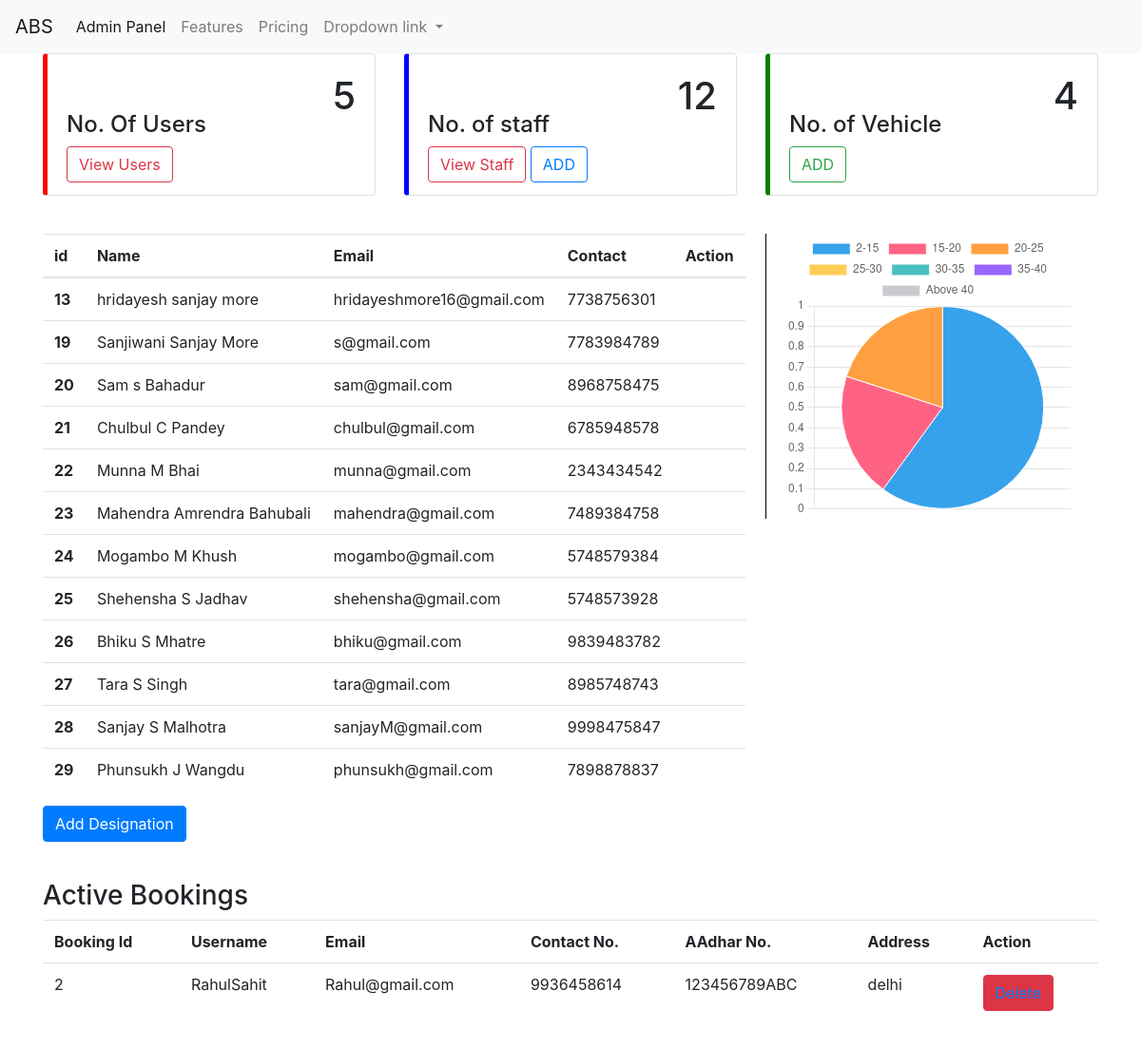
The page /admin on the database its author committed.
### ABS/models.py (models this page shows, shortened)
class App_User(models.Model):
    f_name = models.CharField(max_length=30)
    m_name = models.CharField(max_length=30)
    l_name = models.CharField(max_length=30)
    username = models.CharField(max_length=30)
    email = models.EmailField(max_length=30)
    age = models.IntegerField()
    contact = models.IntegerField()
    password = models.CharField(max_length=30)
    Confirm_password = models.CharField(max_length=30)
    created = models.DateField(default=timezone.now)
    is_user = models.BooleanField(default=True)
    is_staff = models.BooleanField(default=False)
    is_admin = models.BooleanField(default=False)
    class Meta:
        db_table = "user"

class Book(models.Model):
    ambulance_plate = models.CharField(max_length=15)
    username = models.CharField(max_length=50)
    email = models.CharField(max_length=50)
    contact = models.IntegerField()
    Addhar = models.CharField(max_length=50)
    address = models.CharField(max_length=50)
    curr_long = models.FloatField()
    curr_lat = models.FloatField()
    class Meta:
        db_table = 'Book'

### ABS/views.py (the view, shortened to what this page needs)
# urls.py: path('admin',v.admin),
def admin(request):
    '''
    Admin page pieChart
    '''
    labels=['2-15','15-20','20-25','25-30','30-35','35-40','Above 40']
    data=[]
    age1 = App_User.objects.raw('SELECT id,count(*) as c FROM user WHERE age>=1 and age<15 and is_user=1;')
    for cou in age1:
        data.append(cou.c)
    age2 = App_User.objects.raw('SELECT id,count(*) as c FROM user WHERE age>=15 and age<20 and is_user=1;')
    for cou in age2:
        data.append(cou.c)
    age3 = App_User.objects.raw('SELECT id,count(*) as c FROM user WHERE age>=20 and age<25 and is_user=1;')
    for cou in age3:
        data.append(cou.c)
    age4 = App_User.objects.raw('SELECT id,count(*) as c FROM user WHERE age>=25 and age<30 and is_user=1;')
    for cou in age4:
        data.append(cou.c)
    age5 = App_User.objects.raw('SELECT id,count(*) as c FROM user WHERE age>=30 and age<35 and is_user=1;')
    for cou in age5:
        data.append(cou.c)
    age6 = App_User.objects.raw('SELECT id,count(*) as c FROM user WHERE age>=35 and age<40 and is_user=1;')
    for cou in age6:
        data.append(cou.c)
    age7 = App_User.objects.raw('SELECT id,count(*) as c FROM user WHERE age>=40 and is_user=1;')
    for cou in age7:
        data.append(cou.c)
    noOfUser = App_User.objects.raw('SELECT id,count(*) as c FROM user WHERE is_user=1')
    noOfStaff = App_User.objects.raw('SELECT id,count(*) as c FROM user WHERE is_staff=1')
    noOfAmb = Ambulance.objects.raw('SELECT ambulance_id,count(*) as c FROM Ambulance')
    user=0
    st=0
    amb=0
    for cou in noOfUser:
        user = user+cou.c
    for staf in noOfStaff:
        st = st+staf.c
    for a in noOfAmb:
        amb = amb+a.c
    staff_det = App_User.objects.filter(is_staff=True)
    f=Book.objects.all()
    context={
        'labels':labels,
        'data':data,
        'user':user,
        'st':st,
        'staff':staff_det,
        'form':f,
        'amb':amb
    }
    return render(request,'admin.html',context)

### ABS/templates/admin.html (shortened to what this page needs)
{%include 'admin-navbar.html'%}
{%load static%}
<link rel="stylesheet" href="{%static 'css/admin.css'%}">
<link rel="stylesheet" href="{%static 'css/bmin.css'%}">
<div class="container">
  <div class="row">
    <div class="col-sm-4">
      <div class="card u">
        <div class="card-body">
          <h1 class="card-title text-right">{{user}}</h1>
          <p class="card-text h4">No. Of Users</p>
          <a href="user_list" class="btn btn-outline-danger">View Users</a>
        </div>
      </div>
    </div>
    <div class="col-sm-4">
      <div class="card staff">
        <div class="card-body">
          <h1 class="card-title text-right">{{st}}</h1>
          <p class="card-text h4">No. of staff</p>
          <a href="staff_list" class="btn btn-outline-danger">View Staff</a>
          <a href="staffRegister" class="btn btn-outline-primary">ADD</a>
        </div>
      </div>
    </div>
    <div class="col-sm-4">
      <div class="card ambulance">
        <div class="card-body">
          <h1 class="card-title text-right">{{amb}}</h1>
          <p class="card-text h4">No. of Vehicle</p>
          <a href="ambRegister" class="btn btn-outline-success">ADD</a>
        </div>
      </div>
    </div>
  </div>
  <div class="row">
    <div class="col-sm-8">
      <table class="table" style="width: 500px !important;">
        <thead>
          <tr>
            <th scope="col">id</th>
            <th scope="col">Name</th>
            <th scope="col">Email</th>
            <th scope="col">Contact</th>
            <th scope="col" colspan="2">Action</th>
          </tr>
        </thead>
        <tbody>
          {% for i in staff %}
          <tr>
            <th scope="row">{{i.id}}</th>
            <td>{{i.f_name}}&nbsp;{{i.m_name}}&nbsp;{{i.l_name}}</td>
            <td>{{i.email}}</td>
            <td>{{i.contact}}</td>
            <td></td>
          </tr>
          {%endfor%}
        </tbody>
      </table>
      <button class="btn btn-primary"><a href="" data-toggle="modal" data-target="#ModelDesignation"
        class="text-white" style="text-decoration: none;">Add Designation</a></button>
    </div>
    <div class="col-sm-4">
      <div class="pieChart">
        {% include 'pieChart.html'%}
      </div>
    </div>
  </div>
  <div class="row">
    <div class="col-sm-12">
      <h3>
        Active Bookings
      </h3>
      <table class="table">
        <tr>
          <th>Booking Id</th>
          <th>Username</th>
          <th>Email</th>
          <th>Contact No.</th>
          <th>AAdhar No.</th>
          <th>Address</th>
          <th colspan="2">Action</th>
      </tr>
      {%for i in form%}
        <tr>
            <td>{{i.id}}</td>
            <td>{{i.username}}</td>
            <td>{{i.email}}</td>
            <td>{{i.contact}}</td>
            <td>{{i.Addhar}}</td>
            <td>{{i.address}}</td>
            <td><button class="btn btn-danger"><a href="deleteb/{{i.id}}">Delete</a></button></td>
        </tr>
        {%endfor%}
      </table>
    </div>
  </div>
</div>

### ABS/static/css/admin.css (style rules this page uses)
.pieChart { margin-right: 20px; border-left: solid 1px black; padding-left: 20px; }
.card { height: 150px; }
.card-title { margin-bottom: -0.5rem !important; }
.u { border-left: 5px solid red !important; }
.staff { border-left: 5px solid blue !important; }
.ambulance { border-left: 5px solid green !important; }
.row { margin-bottom: 40px !important; }

### rows shown on the page
App_User: id "13", f_name "hridayesh", m_name "sanjay", l_name "more", email "hridayeshmore16@gmail.com", contact "7738756301"
App_User: id "19", f_name "Sanjiwani", m_name "Sanjay", l_name "More", email "s@gmail.com", contact "7783984789"
App_User: id "20", f_name "Sam", m_name "s", l_name "Bahadur", email "sam@gmail.com", contact "8968758475"
App_User: id "21", f_name "Chulbul", m_name "C", l_name "Pandey", email "chulbul@gmail.com", contact "6785948578"
App_User: id "22", f_name "Munna", m_name "M", l_name "Bhai", email "munna@gmail.com", contact "2343434542"
App_User: id "23", f_name "Mahendra", m_name "Amrendra", l_name "Bahubali", email "mahendra@gmail.com", contact "7489384758"
App_User: id "24", f_name "Mogambo", m_name "M", l_name "Khush", email "mogambo@gmail.com", contact "5748579384"
App_User: id "25", f_name "Shehensha", m_name "S", l_name "Jadhav", email "shehensha@gmail.com", contact "5748573928"
App_User: id "26", f_name "Bhiku", m_name "S", l_name "Mhatre", email "bhiku@gmail.com", contact "9839483782"
App_User: id "27", f_name "Tara", m_name "S", l_name "Singh", email "tara@gmail.com", contact "8985748743"
App_User: id "28", f_name "Sanjay", m_name "S", l_name "Malhotra", email "sanjayM@gmail.com", contact "9998475847"
App_User: id "29", f_name "Phunsukh", m_name "J", l_name "Wangdu", email "phunsukh@gmail.com", contact "7898878837"
Book: id "2", username "RahulSahit", email "Rahul@gmail.com", contact "9936458614", Addhar "123456789ABC", address "delhi"

### other values the page prints
{{ user }} "5"
{{ st }} "12"
{{ amb }} "4"
chart data {{ data|safe }} [3, 1, 1, 0, 0, 0, 0]
